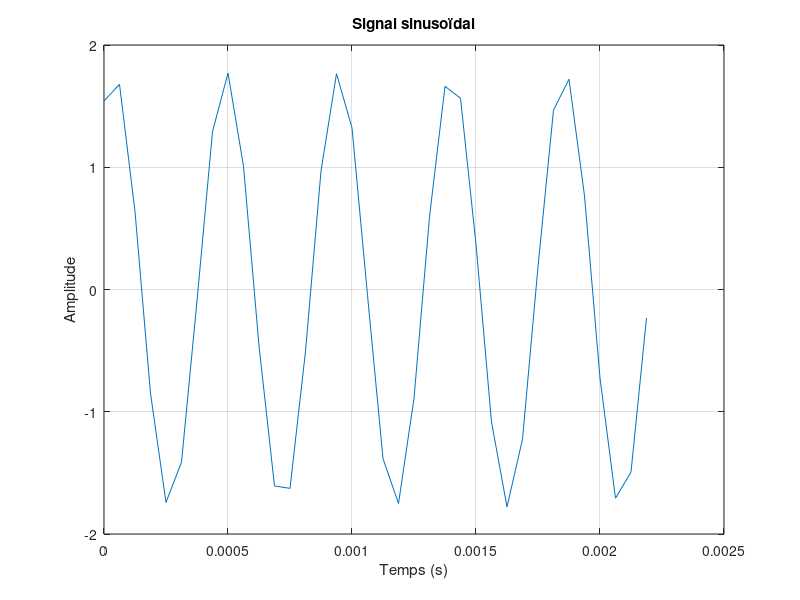

The MATLAB source for this figure:
%input: On rentre la fréquence d'échantillonnage et fondamente,
%la phase initiale, la puissance et la durée d'échantillonnage.
%output:Le signal de sortie ainsi que la puissance.



Fe = 16000; % Fréquence d'échantillonnage en Hz
f0 = 2200;  % Fréquence fondamentale en Hz
phi = pi/3; % Phase initiale en radians
Pdbm = 32;  % Puissance en dBm
duree = 5/f0; % Durée en secondes

% Calcul de l'amplitude B
P = 10^(Pdbm/10) * 1e-3; % Conversion en Watts
B = sqrt(2*P); % Amplitude pour une sinusoïde (puissance moyenne)

% Nombre d'échantillons
N = Fe * duree;

% Création du vecteur de temps
t = 0:1/Fe:(N-1)/Fe;

% Génération du signal
y = B * sin(2*pi*f0*t + phi);

% Affichage du signal
plot(t, y);
xlabel('Temps (s)');
ylabel('Amplitude');
title('Signal sinusoïdal');
grid on;

% Vérification de la puissance (méthode approximative)
P_calculee = mean(y.^2);
Pdbm_calculee = 10*log10(P_calculee*1e3);
disp(['Puissance calculée : ', num2str(Pdbm_calculee), ' dBm']);